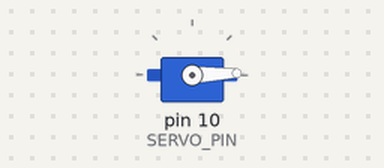
Bench run of a sketch on a simulated Arduino Uno, built with avr-gcc and run on an emulated ATmega328P. Shown: servo.

Above: at 0.05 s.
At 2.0 s:
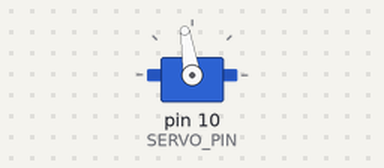
At 4.0 s:
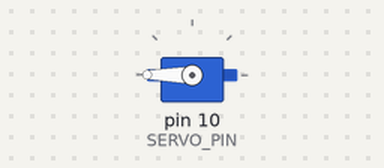
At 7.95 s:
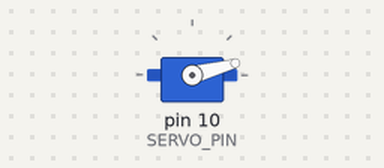
Timing chart, 0 to 12.0 s (numbered marks = the images above):
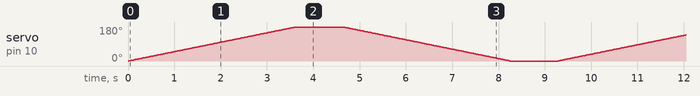

The sketch:

ServoMotor.ino
```cpp
#define SERVO_PIN 10

#include<Servo.h> //Servo 라이브러리를 추가
Servo servo;      //Servo 클래스로 servo객체 생성

void setup() {
  Serial.begin(9600);
  servo.attach(SERVO_PIN);
}

void loop() {
  for(int i = 0; i <= 180; i++){
    servo.write(i);
    delay(20);
  }
  delay(1000);
  for(int i = 180; i >= 0; i--){
    servo.write(i);
    delay(20);
  }
  delay(1000);
}
```
